Frame 1 (no input): blank canvas, image omitted
Frame 60 (no input): blank canvas, image omitted
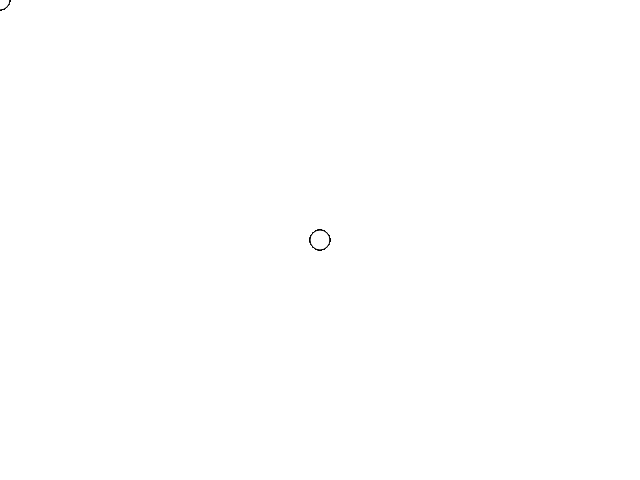
Frame 120 (the mouse pressed at the canvas centre since frame 60)

The p5.js sketch whose frames 1 and 60 were blank and that drew this single picture after the mouse press (run headless with seeded random() and noise() and a simulated clock; from frame 60 on, the mouse is pressed at the canvas centre):

// p5.js sketch
// ── sketch.js
function setup() {
  // put setup code here
  // this code runs once
  // make a canvas, size 640 X 480 pixels
  createCanvas(640,480);
}

function draw() {
  // put drawing code here
  // make a circle at the location of your mouse
  ellipse(mouseX,mouseY,20,20);
}
